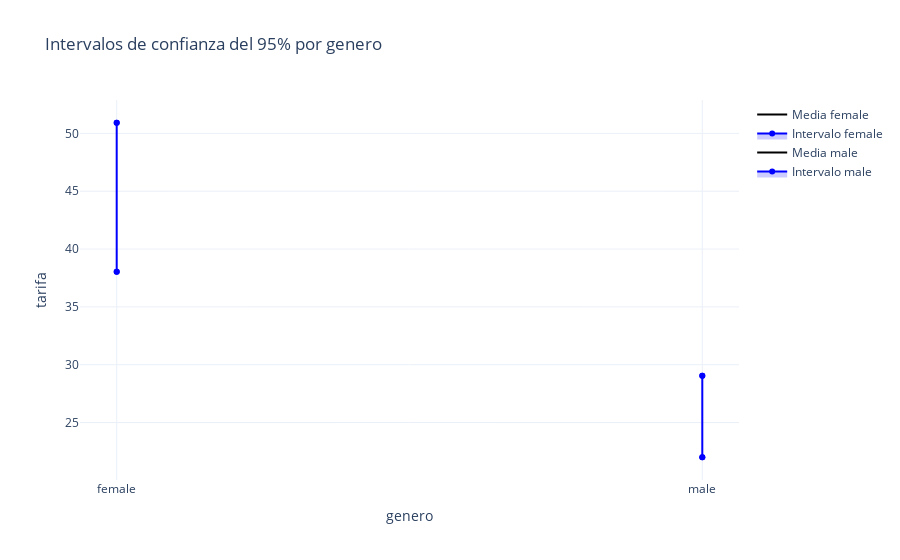

The notebook cell this image was saved under:
### Code cell
# Utilizamos una columna categórica 'sex' que indica el genero del pasajero
grouped = df.groupby('sex')['fare']

# Crear la figura
fig = go.Figure()

# Iterar sobre cada grupo
for name, group in grouped:
    mean = group.mean()
    sem = st.sem(group)
    ci = st.t.interval(confidence_level, len(group)-1, loc=mean, scale=sem)
    
    # Línea de la media
    fig.add_trace(go.Scatter(
        x=[name, name],
        y=[mean, mean],
        mode='lines',
        name=f'Media {name}',
        line=dict(color='black')
    ))
    
    # Banda del intervalo
    fig.add_trace(go.Scatter(
        x=[name, name, name, name],
        y=[ci[0], ci[1], ci[1], ci[0]],
        fill='toself',
        fillcolor='rgba(0, 0, 255, 0.2)',
        line=dict(color='blue'),
        name=f'Intervalo {name}'
    ))

fig.update_layout(
    title="Intervalos de confianza del 95% por genero",
    xaxis_title="genero",
    yaxis_title="tarifa",
    template='plotly_white'
)

fig.show()

### Figure 1 — Plotly figure (JSON) as saved in the notebook; plotly's stock layout.template omitted (floating-point values rounded to 4 significant figures)
{"data": [{"line": {"color": "black"}, "mode": "lines", "name": "Media female", "type": "scatter", "x": ["female", "female"], "y": [44.48, 44.48]}, {"fill": "toself", "fillcolor": "rgba(0, 0, 255, 0.2)", "line": {"color": "blue"}, "name": "Intervalo female", "type": "scatter", "x": ["female", "female", "female", "female"], "y": [38.04, 50.92, 50.92, 38.04]}, {"line": {"color": "black"}, "mode": "lines", "name": "Media male", "type": "scatter", "x": ["male", "male"], "y": [25.52, 25.52]}, {"fill": "toself", "fillcolor": "rgba(0, 0, 255, 0.2)", "line": {"color": "blue"}, "name": "Intervalo male", "type": "scatter", "x": ["male", "male", "male", "male"], "y": [22.0, 29.05, 29.05, 22.0]}], "layout": {"title": {"text": "Intervalos de confianza del 95% por genero"}, "xaxis": {"title": {"text": "genero"}}, "yaxis": {"title": {"text": "tarifa"}}}}
